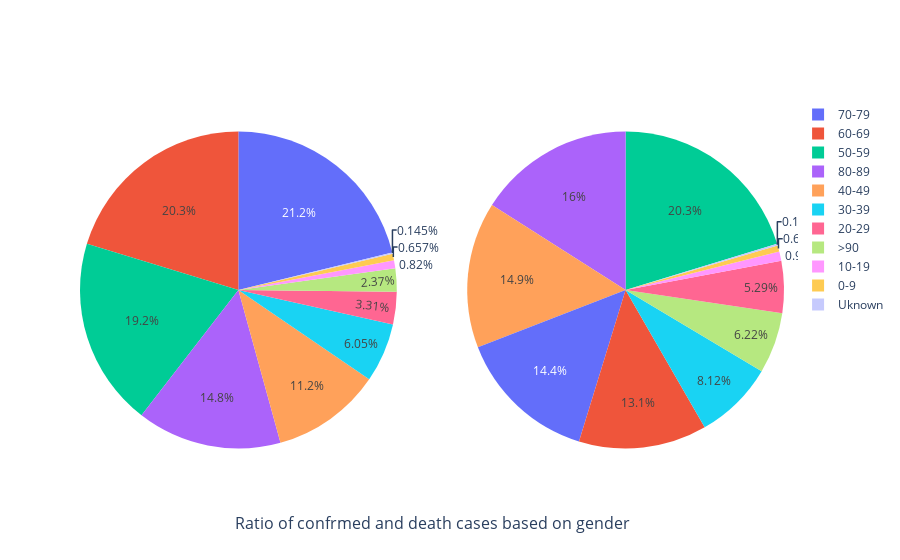

Notebook source saved alongside this figure:
### Markdown cell above
Based on gender males tend to dominate in the number of confirmed cases.

### Code cell
#Piecharts comparing Confirmed and Death cases

fig = make_subplots(rows=1, cols=2, specs=[[{"type": "pie"}, {"type": "pie"}]],
                   x_title='Ratio of confrmed and death cases based on gender')


fig.add_trace(go.Pie(
     values=cases['male_cases'],
     labels=cases['age_classes'],
     domain=dict(x=[0,0.5]),
     name='Male: Confirmed cases'), 
     row=1, col=1)

fig.add_trace(go.Pie(
     values=cases['female_cases'],
     labels=cases['age_classes'],
     domain=dict(x=[0.5,1.0]),
     name='Female: Confirmed cases'), 
    row=1, col=2)

fig.show()

### Figure 1 — Plotly figure (JSON) as saved in the notebook; plotly's stock layout.template omitted (floating-point values rounded to 4 significant figures)
{"data": [{"domain": {"x": [0, 0.45], "y": [0, 1]}, "labels": ["0-9", "10-19", "20-29", "30-39", "40-49", "50-59", "60-69", "70-79", "80-89", ">90", "Uknown"], "name": "Male: Confirmed cases", "type": "pie", "values": [381, 475, 1919, 3505, 6480, 11149, 11761, 12281, 8553, 1374, 84]}, {"domain": {"x": [0.55, 1], "y": [0, 1]}, "labels": ["0-9", "10-19", "20-29", "30-39", "40-49", "50-59", "60-69", "70-79", "80-89", ">90", "Uknown"], "name": "Female: Confirmed cases", "type": "pie", "values": [307, 454, 2531, 3885, 7130, 9706, 6254, 6868, 7644, 2973, 81]}], "layout": {"annotations": [{"font": {"size": 16}, "showarrow": false, "text": "Ratio of confrmed and death cases based on gender", "x": 0.5, "xanchor": "center", "xref": "paper", "y": 0, "yanchor": "top", "yref": "paper", "yshift": -30}]}}
